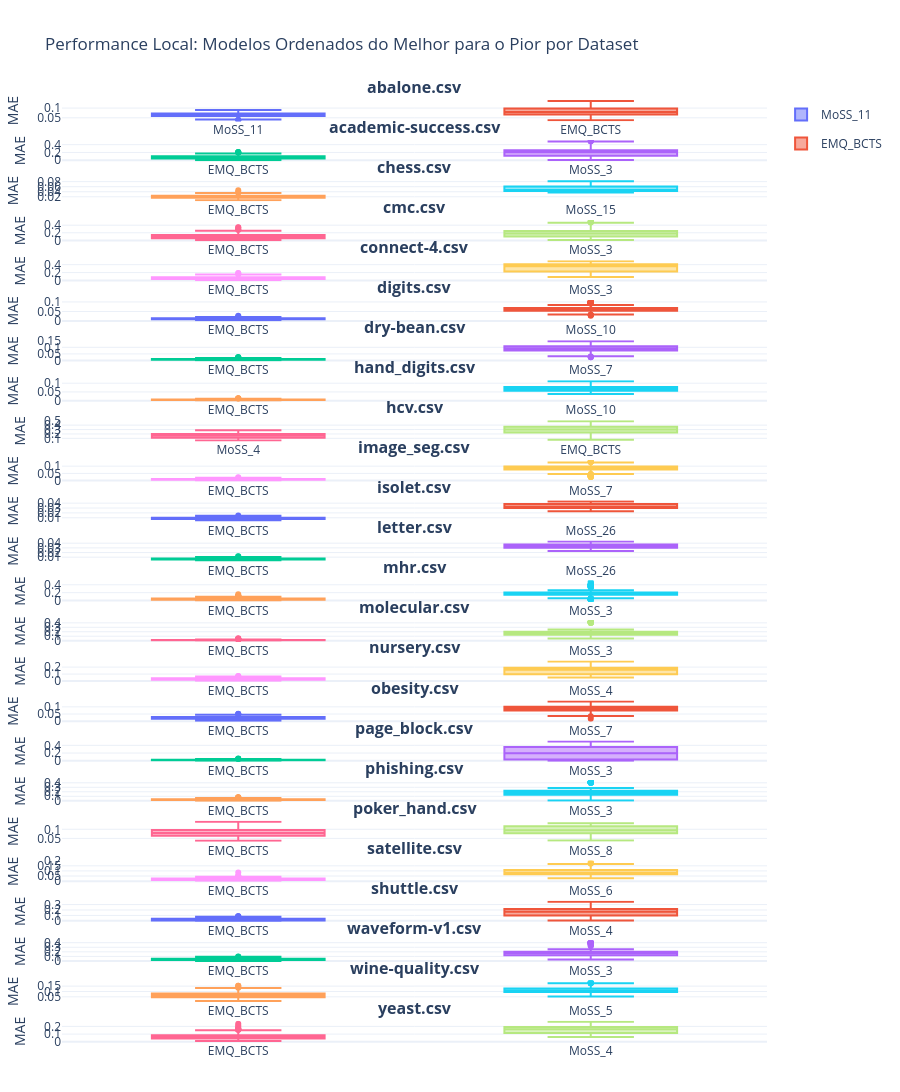

The notebook cell this image was saved under:
### Code cell
import pandas as pd
import plotly.graph_objects as go
from plotly.subplots import make_subplots

# 1. Carregar os dados
df = pd.read_csv("m_30_bcts.csv")

# 2. Configurações de layout
datasets = df['dataset'].unique()
n_datasets = len(datasets)
# Criamos uma subfigura por dataset, em uma única coluna
fig = make_subplots(
    rows=n_datasets, cols=1, 
    subplot_titles=[f"<b>{ds}</b>" for ds in datasets],
    vertical_spacing=0.02 # Espaço curto entre os gráficos
)

# 3. Iterar e adicionar cada gráfico com sua própria ordem
for i, ds in enumerate(datasets, 1):
    df_ds = df[df['dataset'] == ds].copy()
    
    # Calcular a ordem local (pela mediana do erro neste dataset)
    ordem_local = df_ds.groupby("modelo")["erro"].median().sort_values().index.tolist()
    
    # Adicionar um boxplot para cada modelo, seguindo a ordem local
    for modelo in ordem_local:
        df_mod = df_ds[df_ds['modelo'] == modelo]
        fig.add_trace(
            go.Box(
                y=df_mod['erro'],
                name=modelo,
                boxpoints='outliers',
                legendgroup=modelo,
                showlegend=(i == 1) # Só mostra a legenda no primeiro gráfico
            ),
            row=i, col=1
        )

# 4. Ajustes finais de tamanho e estética
fig.update_layout(
    height=n_datasets * 400, # 300px para cada dataset
    template="plotly_white",
    title_text="Performance Local: Modelos Ordenados do Melhor para o Pior por Dataset",
    margin=dict(t=100, b=50, l=50, r=50),
    showlegend=True
)

# Deixar os eixos X independentes para cada subgráfico respeitar sua ordem
fig.update_xaxes(showgrid=False)
fig.update_yaxes(title_text="MAE")
#fig.write_html("meu_resultado_ordenado.html")
fig.show()

### Figure 1 — Plotly figure (JSON) as saved in the notebook; plotly's stock layout.template omitted (floating-point values rounded to 4 significant figures; data arrays with more than 128 entries replaced by an {"elided": "..."} marker saying what was removed)
{"data": [{"boxpoints": "outliers", "legendgroup": "MoSS_11", "name": "MoSS_11", "showlegend": true, "type": "box", "xaxis": "x", "y": {"elided": "300 float values"}, "yaxis": "y"}, {"boxpoints": "outliers", "legendgroup": "EMQ_BCTS", "name": "EMQ_BCTS", "showlegend": true, "type": "box", "xaxis": "x", "y": {"elided": "300 float values"}, "yaxis": "y"}, {"boxpoints": "outliers", "legendgroup": "EMQ_BCTS", "name": "EMQ_BCTS", "showlegend": false, "type": "box", "xaxis": "x2", "y": {"elided": "300 float values"}, "yaxis": "y2"}, {"boxpoints": "outliers", "legendgroup": "MoSS_3", "name": "MoSS_3", "showlegend": false, "type": "box", "xaxis": "x2", "y": {"elided": "300 float values"}, "yaxis": "y2"}, {"boxpoints": "outliers", "legendgroup": "EMQ_BCTS", "name": "EMQ_BCTS", "showlegend": false, "type": "box", "xaxis": "x3", "y": {"elided": "300 float values"}, "yaxis": "y3"}, {"boxpoints": "outliers", "legendgroup": "MoSS_15", "name": "MoSS_15", "showlegend": false, "type": "box", "xaxis": "x3", "y": {"elided": "300 float values"}, "yaxis": "y3"}, {"boxpoints": "outliers", "legendgroup": "EMQ_BCTS", "name": "EMQ_BCTS", "showlegend": false, "type": "box", "xaxis": "x4", "y": {"elided": "300 float values"}, "yaxis": "y4"}, {"boxpoints": "outliers", "legendgroup": "MoSS_3", "name": "MoSS_3", "showlegend": false, "type": "box", "xaxis": "x4", "y": {"elided": "300 float values"}, "yaxis": "y4"}, {"boxpoints": "outliers", "legendgroup": "EMQ_BCTS", "name": "EMQ_BCTS", "showlegend": false, "type": "box", "xaxis": "x5", "y": {"elided": "300 float values"}, "yaxis": "y5"}, {"boxpoints": "outliers", "legendgroup": "MoSS_3", "name": "MoSS_3", "showlegend": false, "type": "box", "xaxis": "x5", "y": {"elided": "300 float values"}, "yaxis": "y5"}, {"boxpoints": "outliers", "legendgroup": "EMQ_BCTS", "name": "EMQ_BCTS", "showlegend": false, "type": "box", "xaxis": "x6", "y": {"elided": "300 float values"}, "yaxis": "y6"}, {"boxpoints": "outliers", "legendgroup": "MoSS_10", "name": "MoSS_10", "showlegend": false, "type": "box", "xaxis": "x6", "y": {"elided": "300 float values"}, "yaxis": "y6"}, {"boxpoints": "outliers", "legendgroup": "EMQ_BCTS", "name": "EMQ_BCTS", "showlegend": false, "type": "box", "xaxis": "x7", "y": {"elided": "300 float values"}, "yaxis": "y7"}, {"boxpoints": "outliers", "legendgroup": "MoSS_7", "name": "MoSS_7", "showlegend": false, "type": "box", "xaxis": "x7", "y": {"elided": "300 float values"}, "yaxis": "y7"}, {"boxpoints": "outliers", "legendgroup": "EMQ_BCTS", "name": "EMQ_BCTS", "showlegend": false, "type": "box", "xaxis": "x8", "y": {"elided": "300 float values"}, "yaxis": "y8"}, {"boxpoints": "outliers", "legendgroup": "MoSS_10", "name": "MoSS_10", "showlegend": false, "type": "box", "xaxis": "x8", "y": {"elided": "300 float values"}, "yaxis": "y8"}, {"boxpoints": "outliers", "legendgroup": "MoSS_4", "name": "MoSS_4", "showlegend": false, "type": "box", "xaxis": "x9", "y": {"elided": "300 float values"}, "yaxis": "y9"}, {"boxpoints": "outliers", "legendgroup": "EMQ_BCTS", "name": "EMQ_BCTS", "showlegend": false, "type": "box", "xaxis": "x9", "y": {"elided": "300 float values"}, "yaxis": "y9"}, {"boxpoints": "outliers", "legendgroup": "EMQ_BCTS", "name": "EMQ_BCTS", "showlegend": false, "type": "box", "xaxis": "x10", "y": {"elided": "300 float values"}, "yaxis": "y10"}, {"boxpoints": "outliers", "legendgroup": "MoSS_7", "name": "MoSS_7", "showlegend": false, "type": "box", "xaxis": "x10", "y": {"elided": "300 float values"}, "yaxis": "y10"}, {"boxpoints": "outliers", "legendgroup": "EMQ_BCTS", "name": "EMQ_BCTS", "showlegend": false, "type": "box", "xaxis": "x11", "y": {"elided": "300 float values"}, "yaxis": "y11"}, {"boxpoints": "outliers", "legendgroup": "MoSS_26", "name": "MoSS_26", "showlegend": false, "type": "box", "xaxis": "x11", "y": {"elided": "300 float values"}, "yaxis": "y11"}, {"boxpoints": "outliers", "legendgroup": "EMQ_BCTS", "name": "EMQ_BCTS", "showlegend": false, "type": "box", "xaxis": "x12", "y": {"elided": "300 float values"}, "yaxis": "y12"}, {"boxpoints": "outliers", "legendgroup": "MoSS_26", "name": "MoSS_26", "showlegend": false, "type": "box", "xaxis": "x12", "y": {"elided": "300 float values"}, "yaxis": "y12"}, {"boxpoints": "outliers", "legendgroup": "EMQ_BCTS", "name": "EMQ_BCTS", "showlegend": false, "type": "box", "xaxis": "x13", "y": {"elided": "300 float values"}, "yaxis": "y13"}, {"boxpoints": "outliers", "legendgroup": "MoSS_3", "name": "MoSS_3", "showlegend": false, "type": "box", "xaxis": "x13", "y": {"elided": "300 float values"}, "yaxis": "y13"}, {"boxpoints": "outliers", "legendgroup": "EMQ_BCTS", "name": "EMQ_BCTS", "showlegend": false, "type": "box", "xaxis": "x14", "y": {"elided": "300 float values"}, "yaxis": "y14"}, {"boxpoints": "outliers", "legendgroup": "MoSS_3", "name": "MoSS_3", "showlegend": false, "type": "box", "xaxis": "x14", "y": {"elided": "300 float values"}, "yaxis": "y14"}, {"boxpoints": "outliers", "legendgroup": "EMQ_BCTS", "name": "EMQ_BCTS", "showlegend": false, "type": "box", "xaxis": "x15", "y": {"elided": "300 float values"}, "yaxis": "y15"}, {"boxpoints": "outliers", "legendgroup": "MoSS_4", "name": "MoSS_4", "showlegend": false, "type": "box", "xaxis": "x15", "y": {"elided": "300 float values"}, "yaxis": "y15"}, {"boxpoints": "outliers", "legendgroup": "EMQ_BCTS", "name": "EMQ_BCTS", "showlegend": false, "type": "box", "xaxis": "x16", "y": {"elided": "300 float values"}, "yaxis": "y16"}, {"boxpoints": "outliers", "legendgroup": "MoSS_7", "name": "MoSS_7", "showlegend": false, "type": "box", "xaxis": "x16", "y": {"elided": "300 float values"}, "yaxis": "y16"}, {"boxpoints": "outliers", "legendgroup": "EMQ_BCTS", "name": "EMQ_BCTS", "showlegend": false, "type": "box", "xaxis": "x17", "y": {"elided": "300 float values"}, "yaxis": "y17"}, {"boxpoints": "outliers", "legendgroup": "MoSS_3", "name": "MoSS_3", "showlegend": false, "type": "box", "xaxis": "x17", "y": {"elided": "300 float values"}, "yaxis": "y17"}, {"boxpoints": "outliers", "legendgroup": "EMQ_BCTS", "name": "EMQ_BCTS", "showlegend": false, "type": "box", "xaxis": "x18", "y": {"elided": "300 float values"}, "yaxis": "y18"}, {"boxpoints": "outliers", "legendgroup": "MoSS_3", "name": "MoSS_3", "showlegend": false, "type": "box", "xaxis": "x18", "y": {"elided": "300 float values"}, "yaxis": "y18"}, {"boxpoints": "outliers", "legendgroup": "EMQ_BCTS", "name": "EMQ_BCTS", "showlegend": false, "type": "box", "xaxis": "x19", "y": {"elided": "300 float values"}, "yaxis": "y19"}, {"boxpoints": "outliers", "legendgroup": "MoSS_8", "name": "MoSS_8", "showlegend": false, "type": "box", "xaxis": "x19", "y": {"elided": "300 float values"}, "yaxis": "y19"}, {"boxpoints": "outliers", "legendgroup": "EMQ_BCTS", "name": "EMQ_BCTS", "showlegend": false, "type": "box", "xaxis": "x20", "y": {"elided": "300 float values"}, "yaxis": "y20"}, {"boxpoints": "outliers", "legendgroup": "MoSS_6", "name": "MoSS_6", "showlegend": false, "type": "box", "xaxis": "x20", "y": {"elided": "300 float values"}, "yaxis": "y20"}, {"boxpoints": "outliers", "legendgroup": "EMQ_BCTS", "name": "EMQ_BCTS", "showlegend": false, "type": "box", "xaxis": "x21", "y": {"elided": "300 float values"}, "yaxis": "y21"}, {"boxpoints": "outliers", "legendgroup": "MoSS_4", "name": "MoSS_4", "showlegend": false, "type": "box", "xaxis": "x21", "y": {"elided": "300 float values"}, "yaxis": "y21"}, {"boxpoints": "outliers", "legendgroup": "EMQ_BCTS", "name": "EMQ_BCTS", "showlegend": false, "type": "box", "xaxis": "x22", "y": {"elided": "300 float values"}, "yaxis": "y22"}, {"boxpoints": "outliers", "legendgroup": "MoSS_3", "name": "MoSS_3", "showlegend": false, "type": "box", "xaxis": "x22", "y": {"elided": "300 float values"}, "yaxis": "y22"}, {"boxpoints": "outliers", "legendgroup": "EMQ_BCTS", "name": "EMQ_BCTS", "showlegend": false, "type": "box", "xaxis": "x23", "y": {"elided": "300 float values"}, "yaxis": "y23"}, {"boxpoints": "outliers", "legendgroup": "MoSS_5", "name": "MoSS_5", "showlegend": false, "type": "box", "xaxis": "x23", "y": {"elided": "300 float values"}, "yaxis": "y23"}, {"boxpoints": "outliers", "legendgroup": "EMQ_BCTS", "name": "EMQ_BCTS", "showlegend": false, "type": "box", "xaxis": "x24", "y": {"elided": "300 float values"}, "yaxis": "y24"}, {"boxpoints": "outliers", "legendgroup": "MoSS_4", "name": "MoSS_4", "showlegend": false, "type": "box", "xaxis": "x24", "y": {"elided": "300 float values"}, "yaxis": "y24"}], "layout": {"annotations": [{"font": {"size": 16}, "showarrow": false, "text": "<b>abalone.csv</b>", "x": 0.5, "xanchor": "center", "xref": "paper", "y": 1, "yanchor": "bottom", "yref": "paper"}, {"font": {"size": 16}, "showarrow": false, "text": "<b>academic-success.csv</b>", "x": 0.5, "xanchor": "center", "xref": "paper", "y": 0.9575, "yanchor": "bottom", "yref": "paper"}, {"font": {"size": 16}, "showarrow": false, "text": "<b>chess.csv</b>", "x": 0.5, "xanchor": "center", "xref": "paper", "y": 0.915, "yanchor": "bottom", "yref": "paper"}, {"font": {"size": 16}, "showarrow": false, "text": "<b>cmc.csv</b>", "x": 0.5, "xanchor": "center", "xref": "paper", "y": 0.8725, "yanchor": "bottom", "yref": "paper"}, {"font": {"size": 16}, "showarrow": false, "text": "<b>connect-4.csv</b>", "x": 0.5, "xanchor": "center", "xref": "paper", "y": 0.83, "yanchor": "bottom", "yref": "paper"}, {"font": {"size": 16}, "showarrow": false, "text": "<b>digits.csv</b>", "x": 0.5, "xanchor": "center", "xref": "paper", "y": 0.7875, "yanchor": "bottom", "yref": "paper"}, {"font": {"size": 16}, "showarrow": false, "text": "<b>dry-bean.csv</b>", "x": 0.5, "xanchor": "center", "xref": "paper", "y": 0.745, "yanchor": "bottom", "yref": "paper"}, {"font": {"size": 16}, "showarrow": false, "text": "<b>hand_digits.csv</b>", "x": 0.5, "xanchor": "center", "xref": "paper", "y": 0.7025, "yanchor": "bottom", "yref": "paper"}, {"font": {"size": 16}, "showarrow": false, "text": "<b>hcv.csv</b>", "x": 0.5, "xanchor": "center", "xref": "paper", "y": 0.66, "yanchor": "bottom", "yref": "paper"}, {"font": {"size": 16}, "showarrow": false, "text": "<b>image_seg.csv</b>", "x": 0.5, "xanchor": "center", "xref": "paper", "y": 0.6175, "yanchor": "bottom", "yref": "paper"}, {"font": {"size": 16}, "showarrow": false, "text": "<b>isolet.csv</b>", "x": 0.5, "xanchor": "center", "xref": "paper", "y": 0.575, "yanchor": "bottom", "yref": "paper"}, {"font": {"size": 16}, "showarrow": false, "text": "<b>letter.csv</b>", "x": 0.5, "xanchor": "center", "xref": "paper", "y": 0.5325, "yanchor": "bottom", "yref": "paper"}, {"font": {"size": 16}, "showarrow": false, "text": "<b>mhr.csv</b>", "x": 0.5, "xanchor": "center", "xref": "paper", "y": 0.49, "yanchor": "bottom", "yref": "paper"}, {"font": {"size": 16}, "showarrow": false, "text": "<b>molecular.csv</b>", "x": 0.5, "xanchor": "center", "xref": "paper", "y": 0.4475, "yanchor": "bottom", "yref": "paper"}, {"font": {"size": 16}, "showarrow": false, "text": "<b>nursery.csv</b>", "x": 0.5, "xanchor": "center", "xref": "paper", "y": 0.405, "yanchor": "bottom", "yref": "paper"}, {"font": {"size": 16}, "showarrow": false, "text": "<b>obesity.csv</b>", "x": 0.5, "xanchor": "center", "xref": "paper", "y": 0.3625, "yanchor": "bottom", "yref": "paper"}, {"font": {"size": 16}, "showarrow": false, "text": "<b>page_block.csv</b>", "x": 0.5, "xanchor": "center", "xref": "paper", "y": 0.32, "yanchor": "bottom", "yref": "paper"}, {"font": {"size": 16}, "showarrow": false, "text": "<b>phishing.csv</b>", "x": 0.5, "xanchor": "center", "xref": "paper", "y": 0.2775, "yanchor": "bottom", "yref": "paper"}, {"font": {"size": 16}, "showarrow": false, "text": "<b>poker_hand.csv</b>", "x": 0.5, "xanchor": "center", "xref": "paper", "y": 0.235, "yanchor": "bottom", "yref": "paper"}, {"font": {"size": 16}, "showarrow": false, "text": "<b>satellite.csv</b>", "x": 0.5, "xanchor": "center", "xref": "paper", "y": 0.1925, "yanchor": "bottom", "yref": "paper"}, {"font": {"size": 16}, "showarrow": false, "text": "<b>shuttle.csv</b>", "x": 0.5, "xanchor": "center", "xref": "paper", "y": 0.15, "yanchor": "bottom", "yref": "paper"}, {"font": {"size": 16}, "showarrow": false, "text": "<b>waveform-v1.csv</b>", "x": 0.5, "xanchor": "center", "xref": "paper", "y": 0.1075, "yanchor": "bottom", "yref": "paper"}, {"font": {"size": 16}, "showarrow": false, "text": "<b>wine-quality.csv</b>", "x": 0.5, "xanchor": "center", "xref": "paper", "y": 0.065, "yanchor": "bottom", "yref": "paper"}, {"font": {"size": 16}, "showarrow": false, "text": "<b>yeast.csv</b>", "x": 0.5, "xanchor": "center", "xref": "paper", "y": 0.0225, "yanchor": "bottom", "yref": "paper"}], "height": 9600, "margin": {"b": 50, "l": 50, "r": 50, "t": 100}, "showlegend": true, "title": {"text": "Performance Local: Modelos Ordenados do Melhor para o Pior por Dataset"}, "xaxis": {"anchor": "y", "domain": [0, 1], "showgrid": false}, "xaxis10": {"anchor": "y10", "domain": [0, 1], "showgrid": false}, "xaxis11": {"anchor": "y11", "domain": [0, 1], "showgrid": false}, "xaxis12": {"anchor": "y12", "domain": [0, 1], "showgrid": false}, "xaxis13": {"anchor": "y13", "domain": [0, 1], "showgrid": false}, "xaxis14": {"anchor": "y14", "domain": [0, 1], "showgrid": false}, "xaxis15": {"anchor": "y15", "domain": [0, 1], "showgrid": false}, "xaxis16": {"anchor": "y16", "domain": [0, 1], "showgrid": false}, "xaxis17": {"anchor": "y17", "domain": [0, 1], "showgrid": false}, "xaxis18": {"anchor": "y18", "domain": [0, 1], "showgrid": false}, "xaxis19": {"anchor": "y19", "domain": [0, 1], "showgrid": false}, "xaxis2": {"anchor": "y2", "domain": [0, 1], "showgrid": false}, "xaxis20": {"anchor": "y20", "domain": [0, 1], "showgrid": false}, "xaxis21": {"anchor": "y21", "domain": [0, 1], "showgrid": false}, "xaxis22": {"anchor": "y22", "domain": [0, 1], "showgrid": false}, "xaxis23": {"anchor": "y23", "domain": [0, 1], "showgrid": false}, "xaxis24": {"anchor": "y24", "domain": [0, 1], "showgrid": false}, "xaxis3": {"anchor": "y3", "domain": [0, 1], "showgrid": false}, "xaxis4": {"anchor": "y4", "domain": [0, 1], "showgrid": false}, "xaxis5": {"anchor": "y5", "domain": [0, 1], "showgrid": false}, "xaxis6": {"anchor": "y6", "domain": [0, 1], "showgrid": false}, "xaxis7": {"anchor": "y7", "domain": [0, 1], "showgrid": false}, "xaxis8": {"anchor": "y8", "domain": [0, 1], "showgrid": false}, "xaxis9": {"anchor": "y9", "domain": [0, 1], "showgrid": false}, "yaxis": {"anchor": "x", "domain": [0.9775, 1], "title": {"text": "MAE"}}, "yaxis10": {"anchor": "x10", "domain": [0.595, 0.6175], "title": {"text": "MAE"}}, "yaxis11": {"anchor": "x11", "domain": [0.5525, 0.575], "title": {"text": "MAE"}}, "yaxis12": {"anchor": "x12", "domain": [0.51, 0.5325], "title": {"text": "MAE"}}, "yaxis13": {"anchor": "x13", "domain": [0.4675, 0.49], "title": {"text": "MAE"}}, "yaxis14": {"anchor": "x14", "domain": [0.425, 0.4475], "title": {"text": "MAE"}}, "yaxis15": {"anchor": "x15", "domain": [0.3825, 0.405], "title": {"text": "MAE"}}, "yaxis16": {"anchor": "x16", "domain": [0.34, 0.3625], "title": {"text": "MAE"}}, "yaxis17": {"anchor": "x17", "domain": [0.2975, 0.32], "title": {"text": "MAE"}}, "yaxis18": {"anchor": "x18", "domain": [0.255, 0.2775], "title": {"text": "MAE"}}, "yaxis19": {"anchor": "x19", "domain": [0.2125, 0.235], "title": {"text": "MAE"}}, "yaxis2": {"anchor": "x2", "domain": [0.935, 0.9575], "title": {"text": "MAE"}}, "yaxis20": {"anchor": "x20", "domain": [0.17, 0.1925], "title": {"text": "MAE"}}, "yaxis21": {"anchor": "x21", "domain": [0.1275, 0.15], "title": {"text": "MAE"}}, "yaxis22": {"anchor": "x22", "domain": [0.085, 0.1075], "title": {"text": "MAE"}}, "yaxis23": {"anchor": "x23", "domain": [0.0425, 0.065], "title": {"text": "MAE"}}, "yaxis24": {"anchor": "x24", "domain": [0, 0.0225], "title": {"text": "MAE"}}, "yaxis3": {"anchor": "x3", "domain": [0.8925, 0.915], "title": {"text": "MAE"}}, "yaxis4": {"anchor": "x4", "domain": [0.85, 0.8725], "title": {"text": "MAE"}}, "yaxis5": {"anchor": "x5", "domain": [0.8075, 0.83], "title": {"text": "MAE"}}, "yaxis6": {"anchor": "x6", "domain": [0.765, 0.7875], "title": {"text": "MAE"}}, "yaxis7": {"anchor": "x7", "domain": [0.7225, 0.745], "title": {"text": "MAE"}}, "yaxis8": {"anchor": "x8", "domain": [0.68, 0.7025], "title": {"text": "MAE"}}, "yaxis9": {"anchor": "x9", "domain": [0.6375, 0.66], "title": {"text": "MAE"}}}}
